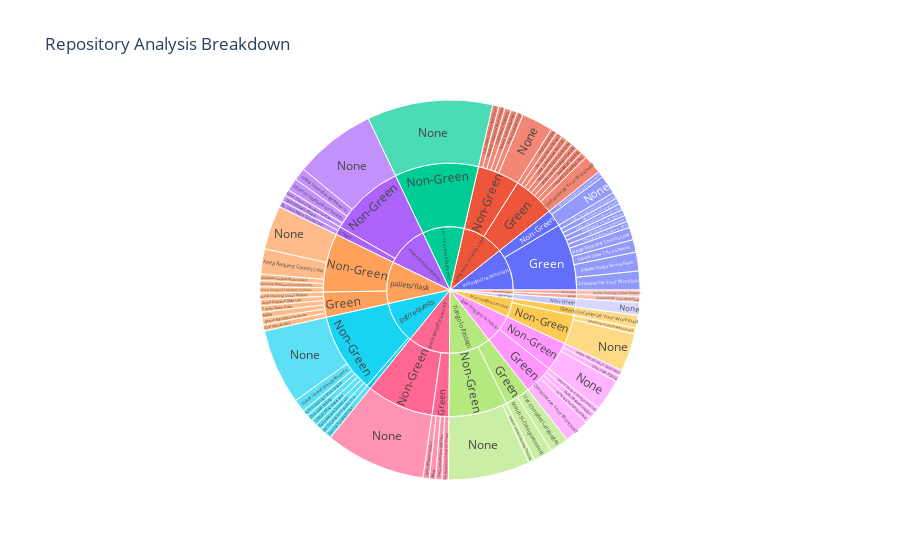
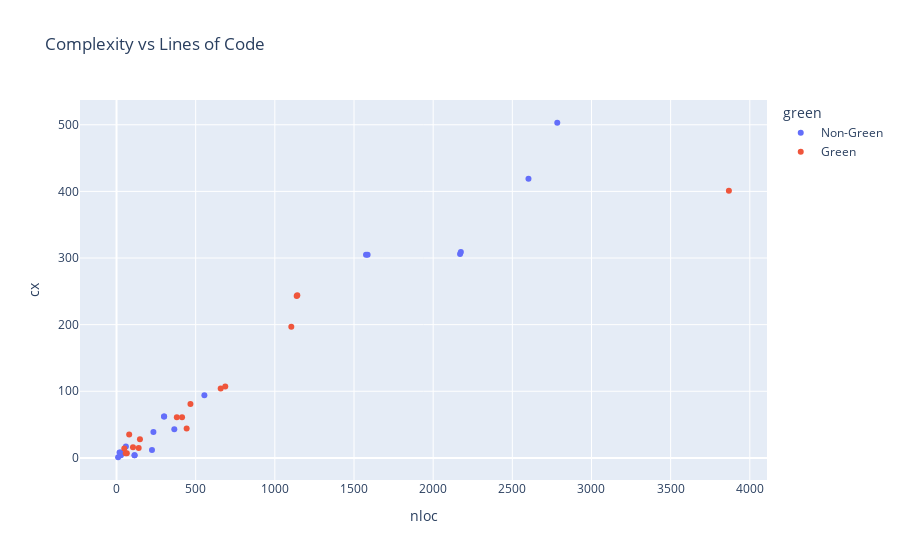

Notebook code for these charts, in order:
### Markdown cell above
## Step 17: Interactive Visualization (Plotly)

Interactive charts for deeper exploration.

### Code cell
import plotly.express as px

# Sunburst: Repository -> Green/Non-Green -> Pattern
sun_data = []
for r in results:
    for c in r.get('commits', []):
        cat = 'Green' if c.get('green_aware') else 'Non-Green'
        patterns = c.get('gsf_patterns_matched', [])
        pat = patterns[0] if patterns else 'None'
        sun_data.append({
            'repository': r['name'][:20], 'category': cat,
            'pattern': pat[:30], 'count': 1,
        })

if sun_data:
    df_sun = pd.DataFrame(sun_data)
    fig = px.sunburst(df_sun, path=['repository', 'category', 'pattern'],
                      values='count', title='Repository Analysis Breakdown')
    fig.show()

# Scatter: Complexity vs NLOC
sc = [{'cx': c['total_complexity'], 'nloc': c['total_nloc'],
       'green': 'Green' if c.get('green_aware') else 'Non-Green',
       'repo': c.get('repository', '')}
      for c in all_commits if c.get('total_complexity') and c.get('total_nloc')]

if sc:
    fig2 = px.scatter(pd.DataFrame(sc), x='nloc', y='cx', color='green',
                      hover_data=['repo'],
                      title='Complexity vs Lines of Code')
    fig2.show()

### Figure 1 — Plotly figure (JSON) as saved in the notebook; plotly's stock layout.template omitted (floating-point values rounded to 4 significant figures)
{"data": [{"branchvalues": "total", "domain": {"x": [0, 1], "y": [0, 1]}, "hovertemplate": "labels=%{label}<br>count=%{value}<br>parent=%{parent}<br>id=%{id}<extra></extra>", "ids": ["pallets/flask/Green/Avoid Chaining Critical Reques", "in28minutes/devops-m/Non-Green/Avoid Chaining Critical Reques", "psf/requests/Non-Green/Avoid Chaining Critical Reques", "pallets/flask/Green/Avoid Excessive DOM Size", "pallets/flask/Green/Cache Static Data", "antonputra/tutorials/Green/Choose Region Closest to Users", "bregman-arie/devops-/Green/Compress Transmitted Data", "geerlingguy/ansible-/Green/Compress Transmitted Data", "MicrosoftDocs/mslear/Green/Containerize Your Workload", "antonputra/tutorials/Green/Containerize Your Workload", "bregman-arie/devops-/Green/Containerize Your Workload", "geerlingguy/ansible-/Green/Containerize Your Workload", "in28minutes/devops-m/Green/Containerize Your Workload", "bregman-arie/devops-/Non-Green/Data Deduplication", "bregman-arie/devops-/Green/Database Indexing", "MicrosoftDocs/mslear/Non-Green/Database Views & Materialized ", "pallets/flask/Non-Green/Database Views & Materialized ", "geerlingguy/ansible-/Green/Defer Offscreen Images", "milanm/DevOps-Roadma/Green/Defer Offscreen Images", "stacksimplify/aws-ek/Green/Defer Offscreen Images", "bregman-arie/devops-/Green/Delete Unused Storage Resource", "geerlingguy/ansible-/Green/Delete Unused Storage Resource", "milanm/DevOps-Roadma/Non-Green/Delete Unused Storage Resource", "psf/requests/Non-Green/Delete Unused Storage Resource", "tiangolo/fastapi/Non-Green/Delete Unused Storage Resource", "geerlingguy/ansible-/Non-Green/Eliminate Polling", "psf/requests/Non-Green/Eliminate Polling", "bregman-arie/devops-/Non-Green/Enable Text Compression", "psf/requests/Non-Green/Encrypt What Is Necessary", "antonputra/tutorials/Green/Evaluate Other CPU Architectur", "antonputra/tutorials/Green/Evaluate Using a Service Mesh", "antonputra/tutorials/Green/Event-Driven Architecture", "bregman-arie/devops-/Non-Green/Incremental Processing", "antonputra/tutorials/Green/Infrastructure as Code Optimiz", "antonputra/tutorials/Green/Keep Request Counts Low", "pallets/flask/Non-Green/Keep Request Counts Low", "psf/requests/Non-Green/Keep Request Counts Low", "tiangolo/fastapi/Green/Match SLO Requirements", "bregman-arie/devops-/Green/Match VM Utilization Requireme", "geerlingguy/ansible-/Non-Green/Match VM Utilization Requireme", "antonputra/tutorials/Non-Green/Minimize Deployed Environments", "bregman-arie/devops-/Non-Green/Minimize Deployed Environments", "milanm/DevOps-Roadma/Non-Green/Minimize Deployed Environments", "pallets/flask/Non-Green/Minimize Deployed Environments", "pallets/flask/Green/None", "stacksimplify/aws-ek/Green/None", "MicrosoftDocs/mslear/Non-Green/None", "antonputra/tutorials/Non-Green/None", "bregman-arie/devops-/Non-Green/None", "geerlingguy/ansible-/Non-Green/None", "hygieia/hygieia/Non-Green/None", "iam-veeramalla/pytho/Non-Green/None", "milanm/DevOps-Roadma/Non-Green/None", "pallets/flask/Non-Green/None", "psf/requests/Non-Green/None", "stacksimplify/aws-ek/Non-Green/None", "tiangolo/fastapi/Non-Green/None", "pallets/flask/Green/Queue Non-Urgent Requests", "bregman-arie/devops-/Non-Green/Scale Down Unused Applications", "bregman-arie/devops-/Green/Scale Infrastructure with User", "stacksimplify/aws-ek/Green/Scale Infrastructure with User", "antonputra/tutorials/Green/Scale Logical Components Indep", "psf/requests/Green/Scan for Vulnerabilities", "milanm/DevOps-Roadma/Non-Green/Serve Images in Modern Formats", "pallets/flask/Non-Green/Serve Images in Modern Formats", "stacksimplify/aws-ek/Green/Set Retention Policy on Storag", "milanm/DevOps-Roadma/Green/Use Cloud Native Security Tool", "psf/requests/Non-Green/Use Cloud Native Security Tool", "antonputra/tutorials/Green/Use Compiled Languages", "bregman-arie/devops-/Green/Use Compiled Languages", "tiangolo/fastapi/Green/Use Compiled Languages", "bregman-arie/devops-/Green/Use Serverless", "pallets/flask/Green/Use Serverless", "antonputra/tutorials/Green/gRPC for Service Communication", "MicrosoftDocs/mslear/Green", "antonputra/tutorials/Green", "bregman-arie/devops-/Green", "geerlingguy/ansible-/Green", "in28minutes/devops-m/Green", "milanm/DevOps-Roadma/Green", "pallets/flask/Green", "psf/requests/Green", "stacksimplify/aws-ek/Green", "tiangolo/fastapi/Green", "MicrosoftDocs/mslear/Non-Green", "antonputra/tutorials/Non-Green", "bregman-arie/devops-/Non-Green", "geerlingguy/ansible-/Non-Green", "hygieia/hygieia/Non-Green", "iam-veeramalla/pytho/Non-Green", "in28minutes/devops-m/Non-Green", "milanm/DevOps-Roadma/Non-Green", "pallets/flask/Non-Green", "psf/requests/Non-Green", "stacksimplify/aws-ek/Non-Green", "tiangolo/fastapi/Non-Green", "MicrosoftDocs/mslear", "antonputra/tutorials", "bregman-arie/devops-", "geerlingguy/ansible-", "hygieia/hygieia", "iam-veeramalla/pytho", "in28minutes/devops-m", "milanm/DevOps-Roadma", "pallets/flask", "psf/requests", "stacksimplify/aws-ek", "tiangolo/fastapi"], "labels": ["Avoid Chaining Critical Reques", "Avoid Chaining Critical Reques", "Avoid Chaining Critical Reques", "Avoid Excessive DOM Size", "Cache Static Data", "Choose Region Closest to Users", "Compress Transmitted Data", "Compress Transmitted Data", "Containerize Your Workload", "Containerize Your Workload", "Containerize Your Workload", "Containerize Your Workload", "Containerize Your Workload", "Data Deduplication", "Database Indexing", "Database Views & Materialized ", "Database Views & Materialized ", "Defer Offscreen Images", "Defer Offscreen Images", "Defer Offscreen Images", "Delete Unused Storage Resource", "Delete Unused Storage Resource", "Delete Unused Storage Resource", "Delete Unused Storage Resource", "Delete Unused Storage Resource", "Eliminate Polling", "Eliminate Polling", "Enable Text Compression", "Encrypt What Is Necessary", "Evaluate Other CPU Architectur", "Evaluate Using a Service Mesh", "Event-Driven Architecture", "Incremental Processing", "Infrastructure as Code Optimiz", "Keep Request Counts Low", "Keep Request Counts Low", "Keep Request Counts Low", "Match SLO Requirements", "Match VM Utilization Requireme", "Match VM Utilization Requireme", "Minimize Deployed Environments", "Minimize Deployed Environments", "Minimize Deployed Environments", "Minimize Deployed Environments", "None", "None", "None", "None", "None", "None", "None", "None", "None", "None", "None", "None", "None", "Queue Non-Urgent Requests", "Scale Down Unused Applications", "Scale Infrastructure with User", "Scale Infrastructure with User", "Scale Logical Components Indep", "Scan for Vulnerabilities", "Serve Images in Modern Formats", "Serve Images in Modern Formats", "Set Retention Policy on Storag", "Use Cloud Native Security Tool", "Use Cloud Native Security Tool", "Use Compiled Languages", "Use Compiled Languages", "Use Compiled Languages", "Use Serverless", "Use Serverless", "gRPC for Service Communication", "Green", "Green", "Green", "Green", "Green", "Green", "Green", "Green", "Green", "Green", "Non-Green", "Non-Green", "Non-Green", "Non-Green", "Non-Green", "Non-Green", "Non-Green", "Non-Green", "Non-Green", "Non-Green", "Non-Green", "Non-Green", "MicrosoftDocs/mslear", "antonputra/tutorials", "bregman-arie/devops-", "geerlingguy/ansible-", "hygieia/hygieia", "iam-veeramalla/pytho", "in28minutes/devops-m", "milanm/DevOps-Roadma", "pallets/flask", "psf/requests", "stacksimplify/aws-ek", "tiangolo/fastapi"], "name": "", "parents": ["pallets/flask/Green", "in28minutes/devops-m/Non-Green", "psf/requests/Non-Green", "pallets/flask/Green", "pallets/flask/Green", "antonputra/tutorials/Green", "bregman-arie/devops-/Green", "geerlingguy/ansible-/Green", "MicrosoftDocs/mslear/Green", "antonputra/tutorials/Green", "bregman-arie/devops-/Green", "geerlingguy/ansible-/Green", "in28minutes/devops-m/Green", "bregman-arie/devops-/Non-Green", "bregman-arie/devops-/Green", "MicrosoftDocs/mslear/Non-Green", "pallets/flask/Non-Green", "geerlingguy/ansible-/Green", "milanm/DevOps-Roadma/Green", "stacksimplify/aws-ek/Green", "bregman-arie/devops-/Green", "geerlingguy/ansible-/Green", "milanm/DevOps-Roadma/Non-Green", "psf/requests/Non-Green", "tiangolo/fastapi/Non-Green", "geerlingguy/ansible-/Non-Green", "psf/requests/Non-Green", "bregman-arie/devops-/Non-Green", "psf/requests/Non-Green", "antonputra/tutorials/Green", "antonputra/tutorials/Green", "antonputra/tutorials/Green", "bregman-arie/devops-/Non-Green", "antonputra/tutorials/Green", "antonputra/tutorials/Green", "pallets/flask/Non-Green", "psf/requests/Non-Green", "tiangolo/fastapi/Green", "bregman-arie/devops-/Green", "geerlingguy/ansible-/Non-Green", "antonputra/tutorials/Non-Green", "bregman-arie/devops-/Non-Green", "milanm/DevOps-Roadma/Non-Green", "pallets/flask/Non-Green", "pallets/flask/Green", "stacksimplify/aws-ek/Green", "MicrosoftDocs/mslear/Non-Green", "antonputra/tutorials/Non-Green", "bregman-arie/devops-/Non-Green", "geerlingguy/ansible-/Non-Green", "hygieia/hygieia/Non-Green", "iam-veeramalla/pytho/Non-Green", "milanm/DevOps-Roadma/Non-Green", "pallets/flask/Non-Green", "psf/requests/Non-Green", "stacksimplify/aws-ek/Non-Green", "tiangolo/fastapi/Non-Green", "pallets/flask/Green", "bregman-arie/devops-/Non-Green", "bregman-arie/devops-/Green", "stacksimplify/aws-ek/Green", "antonputra/tutorials/Green", "psf/requests/Green", "milanm/DevOps-Roadma/Non-Green", "pallets/flask/Non-Green", "stacksimplify/aws-ek/Green", "milanm/DevOps-Roadma/Green", "psf/requests/Non-Green", "antonputra/tutorials/Green", "bregman-arie/devops-/Green", "tiangolo/fastapi/Green", "bregman-arie/devops-/Green", "pallets/flask/Green", "antonputra/tutorials/Green", "MicrosoftDocs/mslear", "antonputra/tutorials", "bregman-arie/devops-", "geerlingguy/ansible-", "in28minutes/devops-m", "milanm/DevOps-Roadma", "pallets/flask", "psf/requests", "stacksimplify/aws-ek", "tiangolo/fastapi", "MicrosoftDocs/mslear", "antonputra/tutorials", "bregman-arie/devops-", "geerlingguy/ansible-", "hygieia/hygieia", "iam-veeramalla/pytho", "in28minutes/devops-m", "milanm/DevOps-Roadma", "pallets/flask", "psf/requests", "stacksimplify/aws-ek", "tiangolo/fastapi", "", "", "", "", "", "", "", "", "", "", "", ""], "type": "sunburst", "values": [1, 1, 1, 1, 1, 1, 1, 1, 2, 3, 3, 4, 1, 1, 1, 1, 1, 1, 1, 1, 1, 1, 2, 2, 1, 1, 1, 1, 1, 2, 3, 1, 1, 1, 2, 4, 1, 3, 1, 1, 1, 1, 2, 1, 1, 1, 6, 3, 5, 5, 2, 20, 13, 7, 12, 16, 13, 1, 1, 1, 1, 1, 1, 1, 1, 1, 1, 1, 1, 1, 3, 1, 1, 1, 2, 16, 10, 7, 1, 2, 6, 1, 4, 6, 7, 4, 10, 7, 2, 20, 1, 18, 14, 19, 16, 14, 9, 20, 20, 14, 2, 20, 2, 20, 20, 20, 20, 20]}], "layout": {"legend": {"tracegroupgap": 0}, "title": {"text": "Repository Analysis Breakdown"}}}

### Figure 2 — Plotly figure (JSON) as saved in the notebook; plotly's stock layout.template omitted (floating-point values rounded to 4 significant figures)
{"data": [{"customdata": [["stacksimplify/aws-eks-kubernetes-masterclass"], ["stacksimplify/aws-eks-kubernetes-masterclass"], ["antonputra/tutorials"], ["antonputra/tutorials"], ["iam-veeramalla/python-for-devops"], ["iam-veeramalla/python-for-devops"], ["psf/requests"], ["psf/requests"], ["psf/requests"], ["psf/requests"], ["psf/requests"], ["psf/requests"], ["psf/requests"], ["psf/requests"], ["psf/requests"], ["pallets/flask"], ["pallets/flask"], ["pallets/flask"], ["pallets/flask"]], "hovertemplate": "green=Non-Green<br>nloc=%{x}<br>cx=%{y}<br>repo=%{customdata[0]}<extra></extra>", "legendgroup": "Non-Green", "marker": {"color": "#636efa", "symbol": "circle"}, "mode": "markers", "name": "Non-Green", "orientation": "v", "showlegend": true, "type": "scatter", "x": [365, 2175, 555, 28, 27, 10, 114, 2170, 19, 2784, 301, 300, 224, 114, 2602, 59, 1576, 1586, 233], "xaxis": "x", "y": [43, 309, 94, 4, 8, 1, 4, 306, 8, 503, 62, 62, 12, 4, 419, 17, 305, 305, 39], "yaxis": "y"}, {"customdata": [["antonputra/tutorials"], ["antonputra/tutorials"], ["antonputra/tutorials"], ["antonputra/tutorials"], ["antonputra/tutorials"], ["antonputra/tutorials"], ["antonputra/tutorials"], ["antonputra/tutorials"], ["antonputra/tutorials"], ["antonputra/tutorials"], ["antonputra/tutorials"], ["antonputra/tutorials"], ["bregman-arie/devops-exercises"], ["bregman-arie/devops-exercises"], ["pallets/flask"], ["pallets/flask"], ["tiangolo/fastapi"]], "hovertemplate": "green=Green<br>nloc=%{x}<br>cx=%{y}<br>repo=%{customdata[0]}<extra></extra>", "legendgroup": "Green", "marker": {"color": "#EF553B", "symbol": "circle"}, "mode": "markers", "name": "Green", "orientation": "v", "showlegend": true, "type": "scatter", "x": [381, 658, 443, 140, 467, 148, 1104, 104, 687, 414, 65, 58, 80, 49, 1138, 1142, 3868], "xaxis": "x", "y": [61, 104, 44, 15, 81, 28, 197, 16, 107, 61, 7, 7, 35, 14, 243, 244, 401], "yaxis": "y"}], "layout": {"legend": {"title": {"text": "green"}, "tracegroupgap": 0}, "title": {"text": "Complexity vs Lines of Code"}, "xaxis": {"anchor": "y", "domain": [0, 1], "title": {"text": "nloc"}}, "yaxis": {"anchor": "x", "domain": [0, 1], "title": {"text": "cx"}}}}
